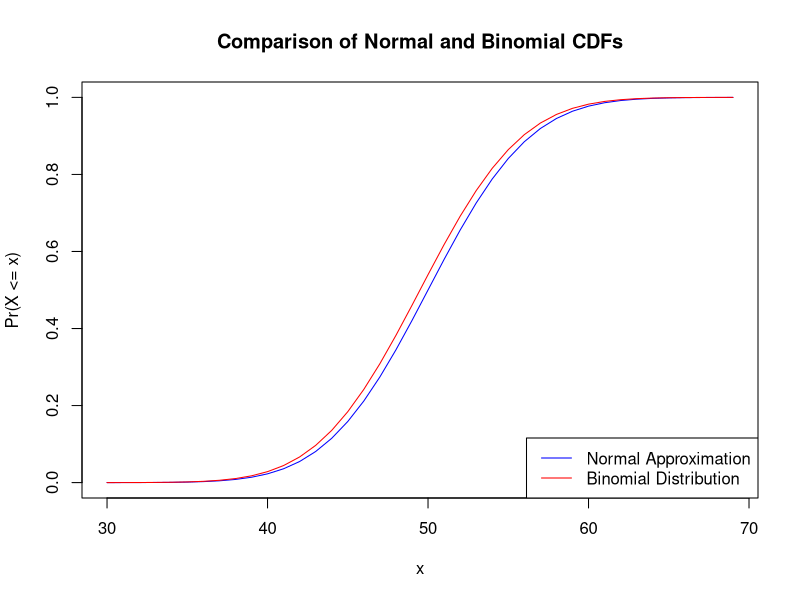

The R source for this figure:
#Page 373

n <- 100
p <- 0.5
mean_binomial <- n * p
var_binomial <- n * p * (1 - p)

mean_normal <- mean_binomial
sd_normal <- sqrt(var_binomial)
normal_dist <- rnorm(10000, mean_normal, sd_normal)

binomial_dist <- rbinom(10000, n, p)

x_values <- seq(30, 69, by = 1)

normal_cdf <- pnorm(x_values, mean_normal, sd_normal)
binomial_cdf <- pbinom(x_values, n, p)

plot(x_values, normal_cdf, type = "l", col = "blue", xlab = "x", ylab = "Pr(X <= x)", main = "Comparison of Normal and Binomial CDFs")
lines(x_values, binomial_cdf, type = "l", col = "red")
legend("bottomright", legend = c("Normal Approximation", "Binomial Distribution"), col = c("blue", "red"), lty = 1)
